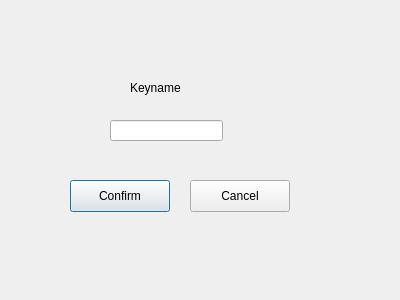
<?xml version="1.0" encoding="UTF-8"?>
<ui version="4.0">
 <class>addKey</class>
 <widget class="QDialog" name="addKey">
  <property name="geometry">
   <rect>
    <x>0</x>
    <y>0</y>
    <width>400</width>
    <height>300</height>
   </rect>
  </property>
  <property name="windowTitle">
   <string>Dialog</string>
  </property>
  <widget class="QLabel" name="label">
   <property name="geometry">
    <rect>
     <x>130</x>
     <y>80</y>
     <width>58</width>
     <height>16</height>
    </rect>
   </property>
   <property name="text">
    <string>Keyname</string>
   </property>
  </widget>
  <widget class="QLineEdit" name="keyname">
   <property name="geometry">
    <rect>
     <x>110</x>
     <y>120</y>
     <width>113</width>
     <height>21</height>
    </rect>
   </property>
  </widget>
  <widget class="QPushButton" name="keyConfirm">
   <property name="geometry">
    <rect>
     <x>70</x>
     <y>180</y>
     <width>100</width>
     <height>32</height>
    </rect>
   </property>
   <property name="text">
    <string>Confirm</string>
   </property>
  </widget>
  <widget class="QPushButton" name="keyCancel">
   <property name="geometry">
    <rect>
     <x>190</x>
     <y>180</y>
     <width>100</width>
     <height>32</height>
    </rect>
   </property>
   <property name="text">
    <string>Cancel</string>
   </property>
  </widget>
 </widget>
 <resources/>
 <connections/>
</ui>
